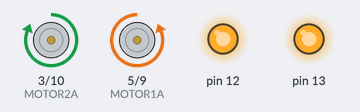
Recording of a sketch running on a simulated Arduino Uno, built with avr-gcc and run on an emulated ATmega328P. On the bench: motor-driver pin pairs drawn as motors (green arrow = first pin HIGH = forward, orange = second pin HIGH = backward, longer = more drive), output pins drawn as LEDs (lit = HIGH).

Above: at 2.5 s.
At 7.5 s:
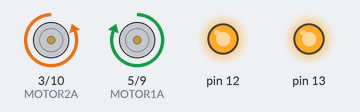
Timing chart, 0 to 13.0 s (numbered marks = the images above):
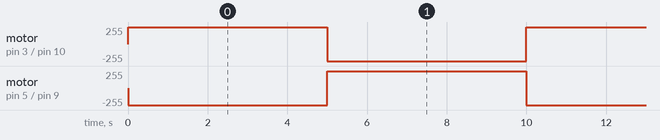

The sketch:

motor_control.ino
```cpp
#define MOTOR1A 5
#define MOTOR1B 9

#define MOTOR2A 3
#define MOTOR2B 10

void setup() {
  // motor 0 and 1
  pinMode(MOTOR1A, OUTPUT);
  pinMode(MOTOR1B, OUTPUT);
  pinMode(MOTOR2A, OUTPUT);
  pinMode(MOTOR2B, OUTPUT);
  //enables
  pinMode(12, OUTPUT);
  pinMode(13, OUTPUT);
  digitalWrite(12, HIGH);
  digitalWrite(13, HIGH);

  /* Serial.begin(9600);
  Serial.println("Hello, World!"); */
  //digitalWrite(PORT2, LOW);
  //analogWrite(PORT1, 100);


}

void loop() {
  digitalWrite(MOTOR1A, LOW);
  digitalWrite(MOTOR1B, HIGH);
  digitalWrite(MOTOR2A, HIGH);
  digitalWrite(MOTOR2B, LOW);
  delay(5000);
  digitalWrite(MOTOR1A, HIGH);
  digitalWrite(MOTOR1B, LOW);
  digitalWrite(MOTOR2A, LOW);
  digitalWrite(MOTOR2B, HIGH);
  delay(5000);
  // put your main code here, to run repeatedly:

 /*  if (Serial.available() > 0) {
    // if data is available to read
    String inputWord = Serial.readStringUntil('\n');
    Serial.print("You entered: ");
    Serial.println(inputWord);
    int newSpeed = inputWord.toInt();
    moveMotor1(newSpeed);
  } */

  /* delay(1000);
  digitalWrite(PORT2, LOW);
  digitalWrite(PORT1, HIGH);

  digitalWrite(MOTOR2B, HIGH);
  digitalWrite(MOTOR2A, LOW);
  delay(1000); */
}


/* void moveMotor1(int speed) {
  Serial.println(speed);
  if (speed > 0) {
      digitalWrite(PORT2, LOW);
      analogWrite(PORT1, speed);
      return;
  }
  digitalWrite(PORT1, LOW);
  analogWrite(PORT2, -speed);
} */
```

Measured:
- by itself, motor on pin 3 (MOTOR2A) / pin 10 (MOTOR2B), motor on pin 5 (MOTOR1A) / pin 9 (MOTOR1B): alternates forward 255/255 for 5.0 s and backward 255/255 for 5.0 s
